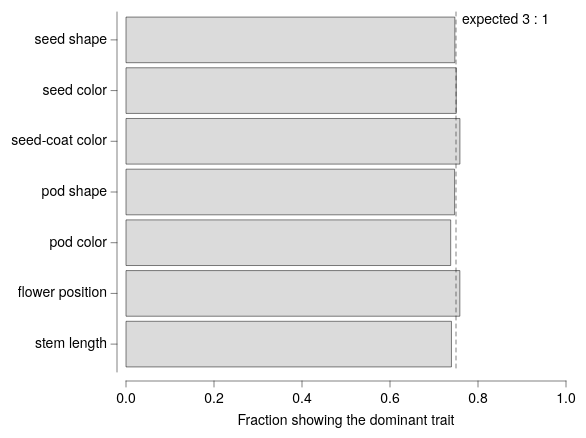

Vega-Lite specification stored for this chart:
### Vega-Lite specification from a JSON file in a GitHub repository (floating-point values rounded to 4 significant figures)
{"background": null, "config": {"arc": {"fill": "#DBDBDB", "fillOpacity": 1.0, "innerRadius": 45.0, "padAngle": 0.03, "stroke": "black", "strokeOpacity": 1, "strokeWidth": 0.25}, "area": {"fill": "#DBDBDB", "fillOpacity": 1.0, "stroke": "black", "strokeOpacity": 1, "strokeWidth": 0.25}, "axis": {"domain": true, "domainCap": "round", "domainColor": "black", "domainWidth": 0.25, "grid": false, "gridCap": "round", "gridColor": "#F1F1F1", "gridDash": [0, 0], "gridOpacity": 1.0, "gridWidth": 0.25, "labelColor": "black", "labelFont": "Helvetica Neue, HelveticaNeue, Helvetica, Arial, sans-serif", "labelFontSize": 7, "labelFontStyle": "normal", "labelFontWeight": 400, "offset": 4.5, "ticks": true, "tickCap": "round", "tickColor": "black", "tickRound": false, "tickSize": 3, "tickWidth": 0.25, "titleColor": "black", "titleFont": "Helvetica Neue, HelveticaNeue, Helvetica, Arial, sans-serif", "titleFontSize": 7, "titleFontStyle": "normal", "titleFontWeight": 400}, "axisX": {"domain": true, "labelAlign": "center", "labelAngle": 0, "labels": true, "ticks": true, "translate": 0}, "axisY": {"domain": true, "labelAlign": "right", "labelAngle": 0, "labels": true, "ticks": true, "translate": 0}, "axisRight": {"domain": true, "labelAlign": "left", "labelAngle": 0, "labels": true, "ticks": true, "translate": 0}, "axisTop": {"domain": true, "labelAlign": "center", "labelAngle": 0, "labels": true, "ticks": true, "translate": 0}, "axisBand": {"tickOffset": 0}, "bar": {"fill": "#DBDBDB", "fillOpacity": 1.0, "stroke": "black", "strokeOpacity": 1, "strokeWidth": 0.25}, "boxplot": {"size": 16.2, "ticks": {"cornerRadius": 0.25, "fill": "black", "opacity": 1, "size": 8.1, "thickness": 0.25}, "box": {"fillOpacity": 1.0, "stroke": "black", "strokeOpacity": 1, "strokeWidth": 0.25}, "median": {"cornerRadius": 0, "fill": "black", "fillOpacity": 1.0, "opacity": 1, "size": 16.2, "thickness": 0.25}, "rule": {"fill": "black", "fillOpacity": 1.0, "size": 18.0, "stroke": "black", "strokeDash": [0, 0], "strokeOpacity": 1, "strokeWidth": 0.25}, "outliers": {"color": "black", "fill": "black", "fillOpacity": 1.0, "size": 0, "stroke": "black", "strokeOpacity": 1, "strokeWidth": 0.25}}, "circle": {"fill": "black", "fillOpacity": 1.0, "size": 2.25, "stroke": null, "strokeOpacity": 1, "strokeWidth": 0.25}, "errorband": {"band": {"fillOpacity": 0.6, "stroke": null, "strokeWidth": 0.25, "strokeOpacity": 1}, "borders": {"opacity": 0, "strokeOpacity": 0.25, "strokeWidth": 1}}, "errorbar": {"opacity": 1, "rule": {"strokeDash": [0, 0], "strokeWidth": 0.25}, "ticks": {"color": "black", "cornerRadius": 0.125, "opacity": 1, "size": 10.8, "thickness": 0.25}, "thickness": 0.25}, "font": "Helvetica Neue, HelveticaNeue, Helvetica, Arial, sans-serif", "geoshape": {"fill": "#DBDBDB", "fillOpacity": 1.0, "stroke": "black", "strokeOpacity": 1, "strokeWidth": 0.25}, "header": {"labelColor": "black", "labelFont": "Helvetica Neue, HelveticaNeue, Helvetica, Arial, sans-serif", "labelFontSize": 7, "labelFontStyle": "normal", "labelFontWeight": 400, "titleColor": "black", "titleFont": "Helvetica Neue, HelveticaNeue, Helvetica, Arial, sans-serif", "titleFontSize": 7, "titleFontStyle": "normal", "titleFontWeight": 400, "titlePadding": 0}, "legend": {"disable": false, "offset": 4.5, "titlePadding": 4, "labelOffset": 2, "gradientLabelOffset": 2, "gradientLength": 90.0, "gradientThickness": 9.0, "gradientOpacity": 1.0, "gradientStrokeColor": "black", "gradientStrokeWidth": 0.25, "labelColor": "black", "labelFont": "Helvetica Neue, HelveticaNeue, Helvetica, Arial, sans-serif", "labelFontSize": 7, "labelFontStyle": "normal", "labelFontWeight": 400, "strokeColor": "black", "strokeWidth": 0, "symbolSize": 42, "symbolStrokeColor": "black", "symbolStrokeWidth": 0.25, "titleColor": "black", "titleFont": "Helvetica Neue, HelveticaNeue, Helvetica, Arial, sans-serif", "titleFontSize": 7, "titleFontStyle": "normal", "titleFontWeight": 400}, "line": {"color": "black", "stroke": "black", "strokeCap": "butt", "strokeDash": [0, 0], "strokeOpacity": 1, "strokeWidth": 0.5}, "point": {"filled": true, "fill": "#DBDBDB", "fillOpacity": 1.0, "size": 9.0, "stroke": "black", "strokeOpacity": 1, "strokeWidth": 0.25}, "range": {"category": ["#5CA7B1", "#B7D0EE", "#B7B3E4", "#B3DAB5", "#F5E1B3", "#3D727B", "#809DC7", "#867DAC", "#80A988", "#CBB17A", "#204148", "#546B94", "#584C77", "#507B5F", "#9D824D"], "diverging": {"scheme": ["#6F572A", "#876E43", "#9E875F", "#B5A17F", "#CABBA2", "#DCD6CC", "#F4F1E9", "#C9D7DA", "#9DBFC6", "#78A5AF", "#558B96", "#36717C", "#1A5762"]}, "heatmap": {"scheme": ["#32022B", "#43044D", "#4C196E", "#4D338C", "#484DA6", "#3A68BB", "#1D83CA", "#1D9CCB", "#23B5C9", "#28CDC5", "#4DE0B4", "#91EE9F"]}, "ordinal": {"scheme": ["#F1F1F1", "#DBDBDB", "#C6C6C6", "#B2B2B2", "#9D9D9D", "#898989", "#767676", "#636363", "#515151", "#404040", "#2F2F2F", "#1F1F1F"]}, "ramp": {"scheme": ["#32022B", "#43044D", "#4C196E", "#4D338C", "#484DA6", "#3A68BB", "#1D83CA", "#1D9CCB", "#23B5C9", "#28CDC5", "#4DE0B4", "#91EE9F"]}}, "rule": {"color": "black", "stroke": "black", "strokeCap": "round", "strokeDash": [2, 2], "strokeOpacity": 1, "strokeWidth": 0.25}, "scale": {"bandPaddingInner": 0.1, "bandPaddingOuter": 0.1, "round": false}, "rect": {"fill": "#DBDBDB", "fillOpacity": 1.0, "stroke": "black", "strokeOpacity": 1, "strokeWidth": 0.25}, "square": {"fill": "#DBDBDB", "fillOpacity": 1.0, "size": 18.0, "stroke": "black", "strokeOpacity": 1, "strokeWidth": 0.25}, "text": {"color": "black", "font": "Helvetica Neue, HelveticaNeue, Helvetica, Arial, sans-serif", "fontSize": 7, "fontStyle": "normal", "fontWeight": 400}, "tick": {"color": "black", "cornerRadius": 0.125, "opacity": 1.0, "size": 16.2, "thickness": 0.25}, "title": {"anchor": "middle", "frame": "group", "color": "black", "font": "Helvetica Neue, HelveticaNeue, Helvetica, Arial, sans-serif", "fontSize": 7, "fontStyle": "normal", "fontWeight": 400, "subtitleColor": "black", "subtitleFont": "Helvetica Neue, HelveticaNeue, Helvetica, Arial, sans-serif", "subtitleFontSize": "Helvetica Neue, HelveticaNeue, Helvetica, Arial, sans-serif", "subtitleFontStyle": "normal", "subtitleFontWeight": 400}, "trail": {"color": "black", "opacity": 1, "size": 0.5}, "view": {"continuousWidth": 220, "continuousHeight": 180, "discreteWidth": 220, "discreteHeight": 180, "fill": null, "stroke": null, "strokeWidth": 0.25}}, "layer": [{"data": {"name": "data-ca4a6e02a8b0cf0b63fd514d3be70954"}, "mark": {"type": "bar"}, "encoding": {"x": {"field": "frac", "scale": {"domain": [0, 1]}, "title": "Fraction showing the dominant trait", "type": "quantitative"}, "y": {"field": "trait", "sort": ["seed shape", "seed color", "seed-coat color", "pod shape", "pod color", "flower position", "stem length"], "title": null, "type": "nominal"}}}, {"layer": [{"data": {"values": [{"__dysonsphere__": 1}]}, "mark": {"type": "rule", "opacity": 1.0}, "encoding": {"x": {"datum": 0.75}}}, {"data": {"values": [{"__dysonsphere__": 1}]}, "mark": {"type": "text", "align": "left", "baseline": "top", "dx": 3, "dy": 0, "fontSize": 7}, "encoding": {"text": {"value": "expected 3 : 1"}, "x": {"datum": 0.75}, "y": {"value": 0}}}]}], "$schema": "https://vega.github.io/schema/vega-lite/v6.4.1.json", "datasets": {"data-ca4a6e02a8b0cf0b63fd514d3be70954": [{"trait": "seed shape", "dominant": 5474, "recessive": 1850, "frac": 0.7474}, {"trait": "seed color", "dominant": 6022, "recessive": 2001, "frac": 0.7506}, {"trait": "seed-coat color", "dominant": 705, "recessive": 224, "frac": 0.7589}, {"trait": "pod shape", "dominant": 882, "recessive": 299, "frac": 0.7468}, {"trait": "pod color", "dominant": 428, "recessive": 152, "frac": 0.7379}, {"trait": "flower position", "dominant": 651, "recessive": 207, "frac": 0.7587}, {"trait": "stem length", "dominant": 787, "recessive": 277, "frac": 0.7397}]}}
